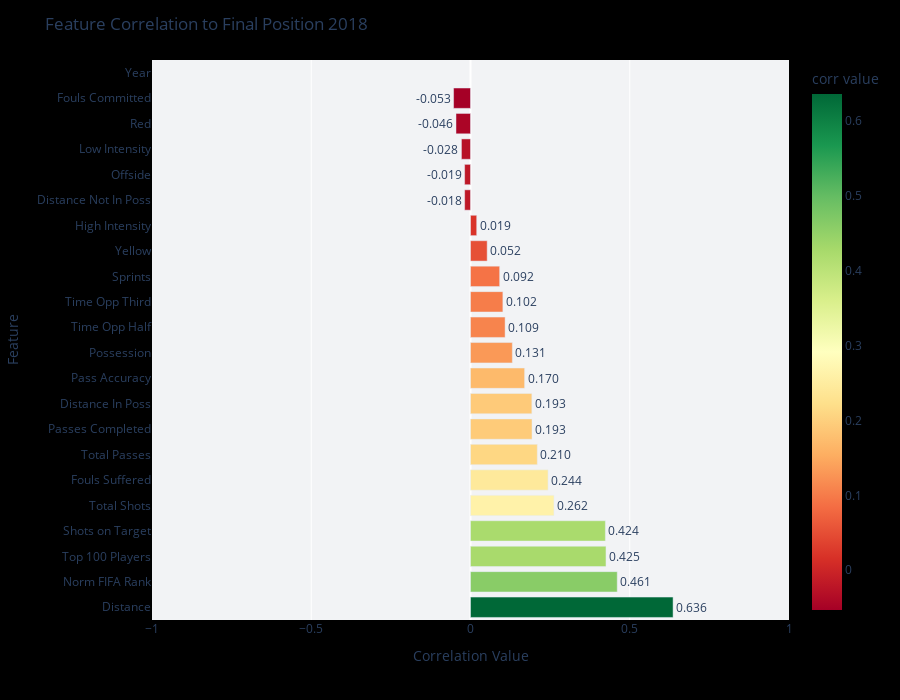

Source (notebook cell):
### Code cell
# Visualize Correlations: Nation's final position against average stats

columnsToIgnore = ["Final Position", "Norm Final Position", "FIFA Rank", "Goals Scored", "Goals Against"]
correlations = dict()
for feat in nationsDf_18:
    if feat not in columnsToIgnore:
        correlations[feat] = nationsDf_18[feat].corr(nationsDf_18["Norm Final Position"])

correlations = dict(sorted(correlations.items(), key=lambda k: k[1], reverse=True))
corrDf = pd.DataFrame.from_dict(correlations, orient='index', columns=["corr value"])

fig = px.bar(corrDf, x=corrDf.columns[0], y=corrDf.index, 
            text='corr value', orientation='h', height=700, color='corr value',
             color_continuous_scale=px.colors.diverging.RdYlGn)
config={
  'showAxisDragHandles': False, #prevent resize of axis
    'showLink':False,
    #prevent certain action buttons
    'modeBarButtonsToRemove':['sendDataToCloud','zoomIn2d', 'zoomOut2d','zoom2d','pan2d','select2d',\
          'lasso2d','autoScale2d','zoom3d','pan3d','orbitRotation','tableRotation', 'hoverClosestCartesian',\
              'hoverCompareCartesian']}
fig.update_traces(texttemplate='%{text:.3f}', textposition='outside',
                 hovertemplate = "%{label} <br>Correlation: %{text:.5f}")
fig.update_layout(title="Feature Correlation to Final Position 2018",
                  xaxis_title="Correlation Value",
                  yaxis_title="Feature",
                  xaxis=dict(range=[-1, 1]),
                  paper_bgcolor='rgb(0,0,0,0)',
                  plot_bgcolor='rgb(242, 243, 245,0)')

fig.show(config = config)

### Figure 1 — Plotly figure (JSON) as saved in the notebook; plotly's stock layout.template omitted (floating-point values rounded to 4 significant figures)
{"data": [{"alignmentgroup": "True", "hovertemplate": "%{label} <br>Correlation: %{text:.5f}", "legendgroup": "", "marker": {"color": [0.6361, 0.4607, 0.4254, 0.4235, 0.2621, 0.2435, 0.2098, 0.1932, 0.1926, 0.1699, 0.1314, 0.1086, 0.1017, 0.09154, 0.05237, 0.01949, -0.01841, -0.01851, -0.02848, -0.04557, -0.05317, null], "coloraxis": "coloraxis"}, "name": "", "offsetgroup": "", "orientation": "h", "showlegend": false, "text": [0.6361, 0.4607, 0.4254, 0.4235, 0.2621, 0.2435, 0.2098, 0.1932, 0.1926, 0.1699, 0.1314, 0.1086, 0.1017, 0.09154, 0.05237, 0.01949, -0.01841, -0.01851, -0.02848, -0.04557, -0.05317, null], "textposition": "outside", "texttemplate": "%{text:.3f}", "type": "bar", "x": [0.6361, 0.4607, 0.4254, 0.4235, 0.2621, 0.2435, 0.2098, 0.1932, 0.1926, 0.1699, 0.1314, 0.1086, 0.1017, 0.09154, 0.05237, 0.01949, -0.01841, -0.01851, -0.02848, -0.04557, -0.05317, null], "xaxis": "x", "y": ["Distance", "Norm FIFA Rank", "Top 100 Players", "Shots on Target", "Total Shots", "Fouls Suffered", "Total Passes", "Passes Completed", "Distance In Poss", "Pass Accuracy", "Possession", "Time Opp Half", "Time Opp Third", "Sprints", "Yellow", "High Intensity", "Distance Not In Poss", "Offside", "Low Intensity", "Red", "Fouls Committed", "Year"], "yaxis": "y"}], "layout": {"barmode": "relative", "coloraxis": {"colorbar": {"title": {"text": "corr value"}}, "colorscale": [[0, "rgb(165,0,38)"], [0.1, "rgb(215,48,39)"], [0.2, "rgb(244,109,67)"], [0.3, "rgb(253,174,97)"], [0.4, "rgb(254,224,139)"], [0.5, "rgb(255,255,191)"], [0.6, "rgb(217,239,139)"], [0.7, "rgb(166,217,106)"], [0.8, "rgb(102,189,99)"], [0.9, "rgb(26,152,80)"], [1, "rgb(0,104,55)"]]}, "height": 700, "legend": {"tracegroupgap": 0}, "margin": {"t": 60}, "paper_bgcolor": "rgb(0,0,0,0)", "plot_bgcolor": "rgb(242, 243, 245,0)", "title": {"text": "Feature Correlation to Final Position 2018"}, "xaxis": {"anchor": "y", "domain": [0, 1], "range": [-1, 1], "title": {"text": "Correlation Value"}}, "yaxis": {"anchor": "x", "domain": [0, 1], "title": {"text": "Feature"}}}}
